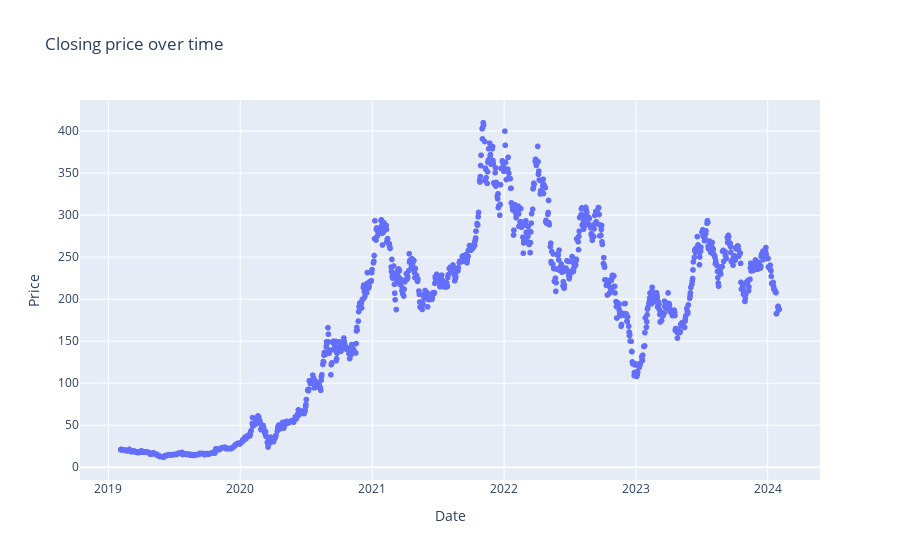

The cell this chart's notebook holds for it:
### Markdown cell above
# **Scatter Plot**

### Code cell
#converted to purely numeric values
df['Close'] = df['Close'].replace('[\$,]', '', regex=True).astype(float)
fig = px.scatter(df, x="Date", y="Close", title="Closing price over time")
fig.update_layout(yaxis_title='Price')

fig.show()

### Figure 1 — Plotly figure (JSON) as saved in the notebook; plotly's stock layout.template omitted (floating-point values rounded to 4 significant figures; data arrays with more than 128 entries replaced by an {"elided": "..."} marker saying what was removed)
{"data": [{"hovertemplate": "Date=%{x}<br>Close=%{y}<extra></extra>", "legendgroup": "", "marker": {"color": "#636efa", "symbol": "circle"}, "mode": "markers", "name": "", "showlegend": false, "x": {"elided": "1259 str values"}, "xaxis": "x", "y": {"elided": "1259 float values"}, "yaxis": "y", "type": "scattergl"}], "layout": {"xaxis": {"anchor": "y", "domain": [0.0, 1.0], "title": {"text": "Date"}}, "yaxis": {"anchor": "x", "domain": [0.0, 1.0], "title": {"text": "Price"}}, "legend": {"tracegroupgap": 0}, "title": {"text": "Closing price over time"}}}
